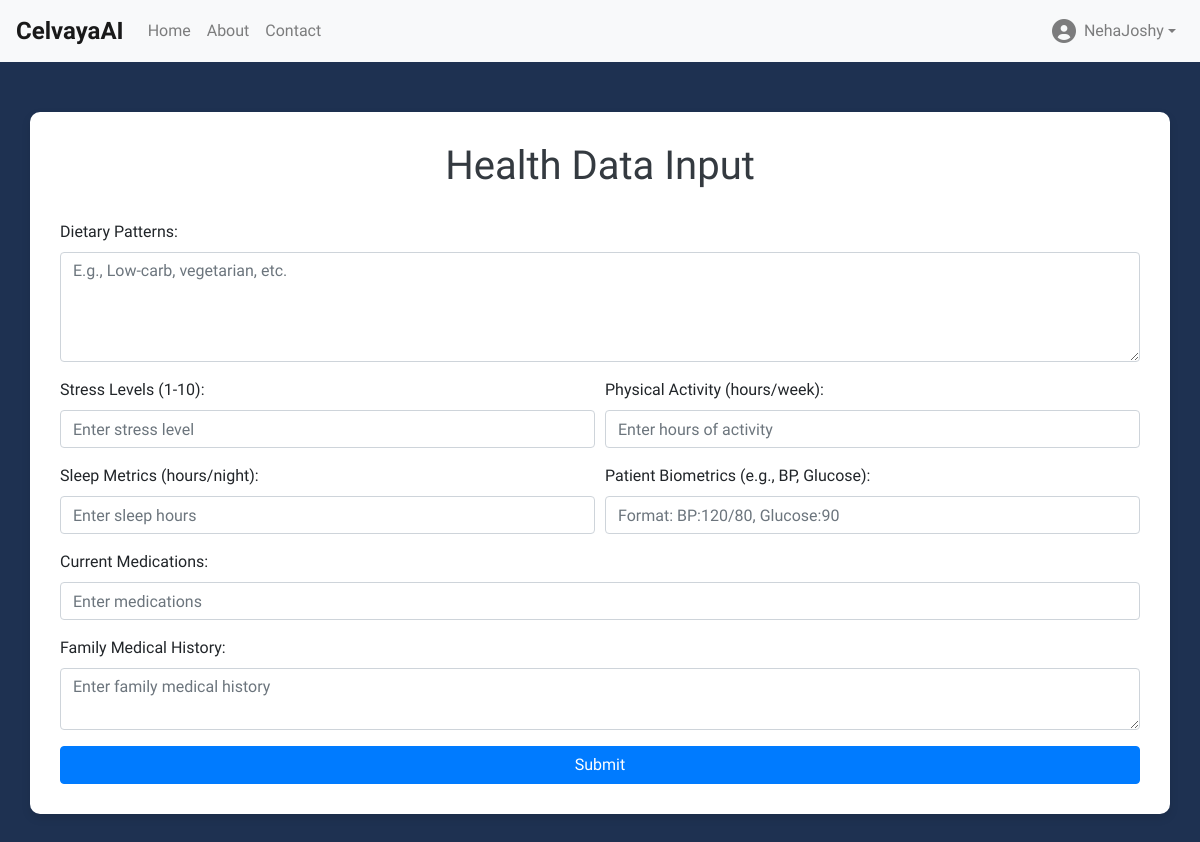
Page / (signed in) on the earlier database version.
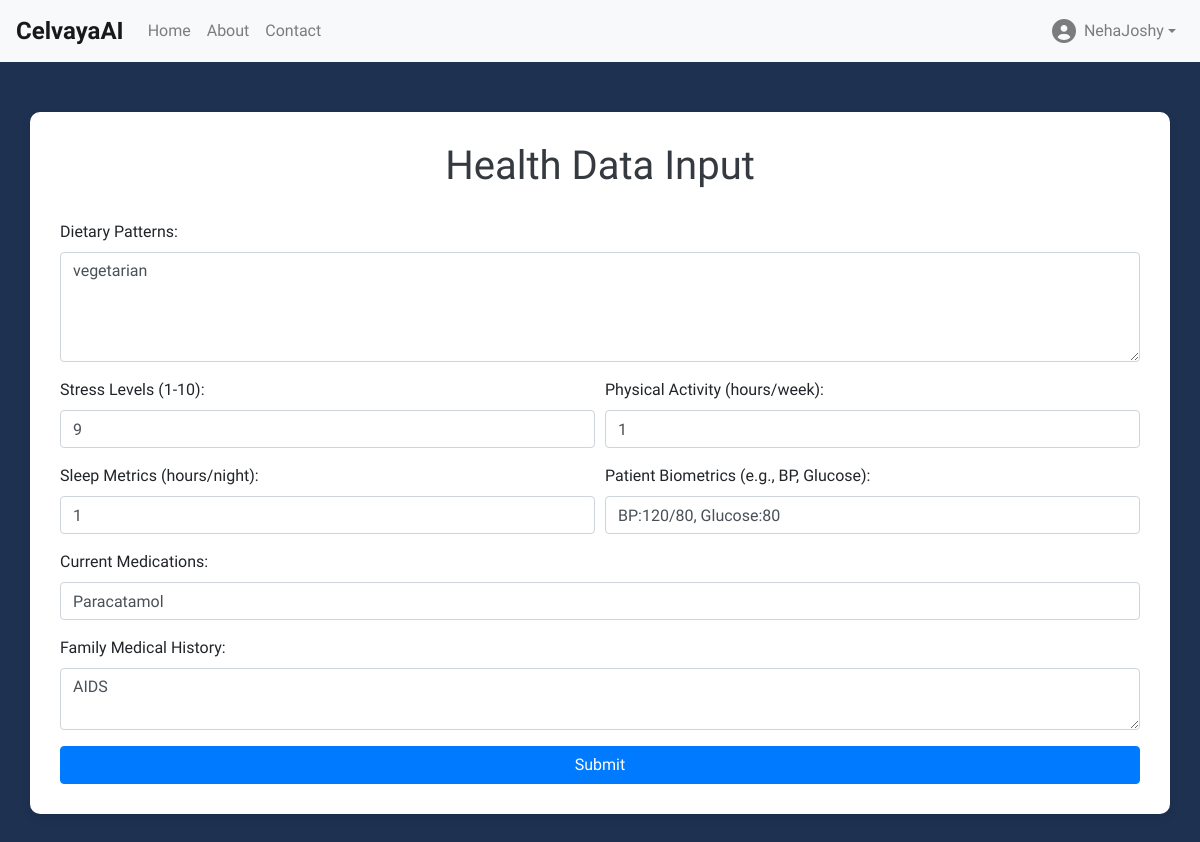
Same page on the later database version.
### predict/models.py (models this page shows, shortened)
class HealthData(models.Model):
    user = models.ForeignKey(User, on_delete=models.CASCADE)
    diet = models.TextField()
    stress = models.PositiveIntegerField()  # Expected to be between 1 and 10
    activity = models.PositiveIntegerField()  # Expected in hours per week
    sleep = models.PositiveIntegerField()  # Expected in hours per night
    biometrics = models.CharField(max_length=255)  # For BP, Glucose levels, etc.
    medications = models.CharField(max_length=255)
    family_history = models.TextField()

### predict/views.py (the view, shortened to what this page needs)
# urls.py: path('', index, name='index'),
@login_required
def index(request):
    user_data = HealthData.objects.filter(user=request.user).first()
    errors = {}
    context = {
        'form_data': user_data,
        'errors': errors
    }
    return render(request, 'predict/index.html', context)

### templates/predict/index.html (shortened to what this page needs)
<!DOCTYPE html>
<html lang="en">
<head>
    <link rel="stylesheet" href="https://cdnjs.cloudflare.com/ajax/libs/font-awesome/6.0.0-beta3/css/all.min.css">
    <link rel="stylesheet" href="https://stackpath.bootstrapcdn.com/bootstrap/4.5.2/css/bootstrap.min.css">
</head>
<body>
<nav class="navbar navbar-expand-lg navbar-light bg-light">
    <a class="navbar-brand" href="#">CelvayaAI</a>
    <div class="collapse navbar-collapse" id="navbarNav">
        <ul class="navbar-nav mr-auto">
            <li class="nav-item">
                <a class="nav-link" href="{% url 'home' %}">Home</a>
            </li>
            <li class="nav-item">
                <a class="nav-link" href="{% url 'about' %}">About</a>
            </li>
            <li class="nav-item">
                <a class="nav-link" href="{% url 'contact' %}">Contact</a>
            </li>
        </ul>
        <ul class="navbar-nav ml-auto">
            <li class="nav-item dropdown">
                <a class="nav-link dropdown-toggle d-flex align-items-center" href="#" id="navbarDropdown" role="button"
                   data-toggle="dropdown" aria-haspopup="true" aria-expanded="false">
                    <i class="fas fa-user-circle" style="font-size: 1.5rem; margin-right: 8px;"></i>
                    <span>{{ user.username }}</span>
                </a>
            </li>
        </ul>
    </div>
</nav>
<div class="container">
    <h1 class="text-center">Health Data Input</h1>
    <form id="healthForm" action="{% url 'submit_health_data' %}" method="POST">
        <div class="form-group">
            <label for="diet">Dietary Patterns:</label>
            <textarea class="form-control" id="diet" name="diet" placeholder="E.g., Low-carb, vegetarian, etc." rows="4"
                      required>{{ form_data.diet|default_if_none:'' }}</textarea>
        </div>
        <div class="form-row">
            <div class="form-group col-md-6">
                <label for="stress">Stress Levels (1-10):</label>
                <input type="number" class="form-control" id="stress" name="stress" min="1" max="10"
                       placeholder="Enter stress level" value="{{ form_data.stress|default_if_none:'' }}" required>
            </div>
            <div class="form-group col-md-6">
                <label for="activity">Physical Activity (hours/week):</label>
                <input type="number" class="form-control" id="activity" name="activity" min="0"
                       placeholder="Enter hours of activity" value="{{ form_data.activity|default_if_none:'' }}" required>
            </div>
        </div>
        <div class="form-row">
            <div class="form-group col-md-6">
                <label for="sleep">Sleep Metrics (hours/night):</label>
                <input type="number" class="form-control" id="sleep" name="sleep" min="0"
                       placeholder="Enter sleep hours" value="{{ form_data.sleep|default_if_none:'' }}" required>
            </div>
            <div class="form-group col-md-6">
                <label for="biometrics">Patient Biometrics (e.g., BP, Glucose):</label>
                <input type="text" class="form-control" id="biometrics" name="biometrics"
                       placeholder="Format: BP:120/80, Glucose:90" value="{{ form_data.biometrics|default_if_none:'' }}" required>
            </div>
        </div>
        <div class="form-group">
            <label for="medications">Current Medications:</label>
            <input type="text" class="form-control" id="medications" name="medications" placeholder="Enter medications"
                   value="{{ form_data.medications|default_if_none:'' }}" required>
        </div>
        <div class="form-group">
            <label for="family_history">Family Medical History:</label>
            <textarea class="form-control" id="family_history" name="family_history"
                      placeholder="Enter family medical history" rows="2" required>{{ form_data.family_history|default_if_none:'' }}</textarea>
        </div>
        <button type="submit" class="btn btn-primary btn-block">Submit</button>
    </form>
</div>
</body>
</html>

### templates/predict/index.html (style rules this page uses)
body { background-color: #1e3151; font-family: 'Raleway', sans-serif; }
.container { margin-top: 50px; margin-bottom: 50px; padding: 30px; background: white; border-radius: 10px; box-shadow: 0 4px 10px rgba(0, 0, 0, 0.1); }
h1 { margin-bottom: 30px; color: #343a40; }
.navbar { background-color: rgba(255, 255, 255, 0.8); }
.navbar-brand, .nav-link { color: #1e3151; }
.navbar-brand { font-weight: 700; font-size: 1.5rem; }

Differences in the rows shown:
added HealthData: diet "vegetarian", stress "9", activity "1", sleep "1", biometrics "BP:120/80, Glucose:80", medications "Paracatamol", family_history "AIDS"
